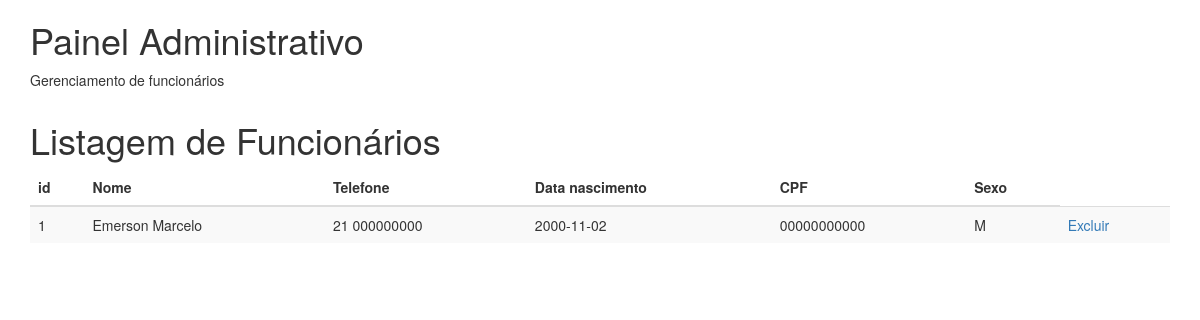
Page /painel_adm/ListaFunc.php on the earlier database version.
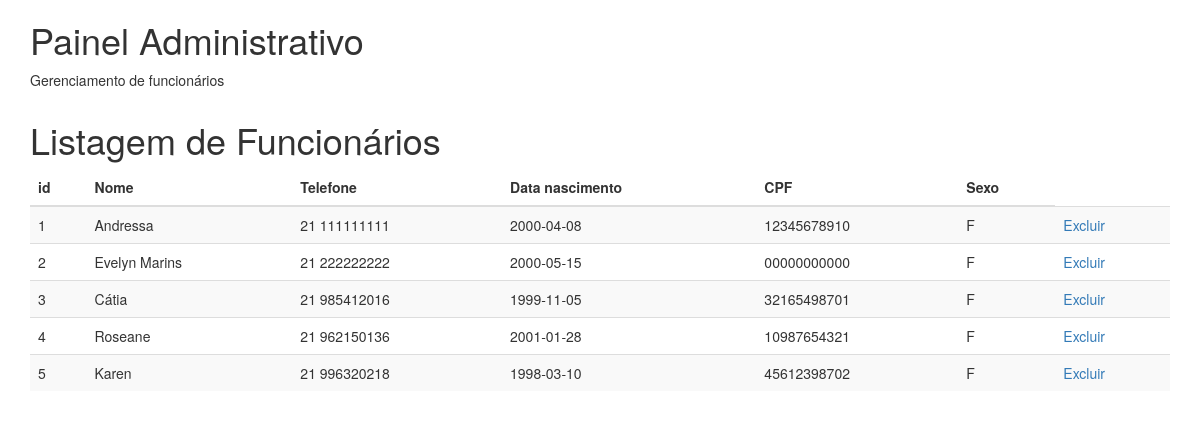
Same page on the later database version.
### tables this page shows
CREATE TABLE Funcionario (
    id_func int,
    nome_funcionario VARCHAR (50),
    telefone VARCHAR (20),
    data_nasc date,
    cpf VARCHAR (20),
    sexo VARCHAR (1),
    municipio VARCHAR (50),
    estado VARCHAR (50),
    PRIMARY KEY (id_func),
    FOREIGN KEY (id_func) REFERENCES usuario(id_usuario)
);

### painel_adm/ListaFunc.php (the view, shortened to what this page needs)
<!DOCTYPE html>
<head>
  <link rel="stylesheet" href="https://maxcdn.bootstrapcdn.com/bootstrap/3.3.5/css/bootstrap.min.css">
</head>
<body>
<div class="container">
  <h1>Painel Administrativo</h1>
  <p>Gerenciamento de funcionários</p>
</div>
    <?php
        $connection = mysqli_connect("localhost", "root", "", "studiodebeleza");
        mysqli_select_db($connection, "studiodebeleza");
        $sql = "SELECT * FROM funcionario";
        $result = mysqli_query($connection, $sql);
    ?>
    <div class="container">
        <h1>Listagem de Funcionários</h1>
        <table class="table table-striped">
            <thead>
                <th>id</th>
                <th>Nome</th>
                <th>Telefone</th>
                <th>Data nascimento</th>
                <th>CPF</th>
                <th>Sexo</th>
            </head>
            <tbody>
                <?php
                    while($linha = mysqli_fetch_assoc($result))
                    {
                        $id = $linha["id_func"];
                        $nome =  $linha["nome_funcionario"];
                        $telefone =  $linha["telefone"];
                        $nasc =  $linha["data_nasc"];
                        $cpf =  $linha["cpf"];
                        $sexo =  $linha["sexo"];
                        echo "<tr>";
                        echo "<td>$id<br></td>";
                        echo "<td>$nome<br></td>";
                        echo "<td>$telefone<br></td>";
                        echo "<td>$nasc<br></td>";
                        echo "<td>$cpf<br></td>";
                        echo "<td>$sexo<br></td>";
                        echo "<td><a href='excluir.php? id=$id'>Excluir</a><br></td>";
                        echo "</tr>";
                    }
                ?>
            </tbody>
        </table>
</div>
</html>

Differences in the rows shown:
changed funcionario id 1: nome_funcionario "Emerson Marcelo" → "Andressa"; telefone "21 000000000" → "21 111111111"; data_nasc "2000-11-02" → "2000-04-08"; cpf "00000000000" → "12345678910"; sexo "M" → "F"
added funcionario: id_func "2", nome_funcionario "Evelyn Marins", telefone "21 222222222", data_nasc "2000-05-15", cpf "00000000000", sexo "F"
added funcionario: id_func "3", nome_funcionario "Cátia", telefone "21 985412016", data_nasc "1999-11-05", cpf "32165498701", sexo "F"
added funcionario: id_func "4", nome_funcionario "Roseane", telefone "21 962150136", data_nasc "2001-01-28", cpf "10987654321", sexo "F"
added funcionario: id_func "5", nome_funcionario "Karen", telefone "21 996320218", data_nasc "1998-03-10", cpf "45612398702", sexo "F"
